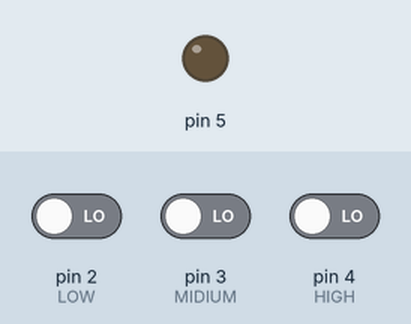
This sketch was run on a simulated Arduino Uno, built with avr-gcc and run on an emulated ATmega328P. Shown: output pins drawn as LEDs (lit = HIGH). Inputs (shaded band) come from the test bench; at power-on: pin 2 (LOW) LOW, pin 3 (MIDIUM) LOW, pin 4 (HIGH) LOW. What the sketch prints to the serial monitor is not drawn.

Above: at 1.2 s.
1.3 s: pin 2 (LOW) driven HIGH
At 2.3 s:
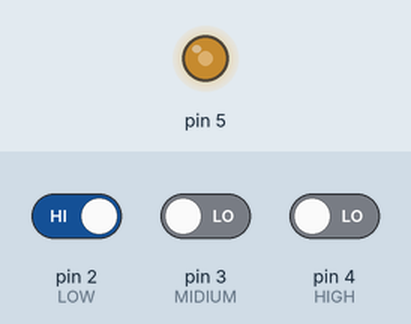
Timing chart, 0 to 4.3 s (numbered marks = the images above; inputs shaded):
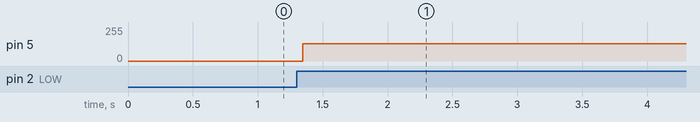

Measured:
- after the input at 1.3 s, pin 5: 0/255 → 128/255 after 0.05 s

The sketch:

2dcode.ino
```cpp
void setup() {
  pinMode(5,OUTPUT);
  pinMode(4,INPUT); //HIGH
  pinMode(3,INPUT);//MIDIUM
  pinMode(2,INPUT); //LOW
  Serial.begin(9600);
}


void loop() {

 int High = digitalRead(4);
 int Low = digitalRead(2);
 int Midium = digitalRead(3);

 if (High == HIGH)
    {

    TOOO:
   Serial.print(1);
   digitalWrite(5,HIGH);
   delay(1);
   digitalWrite(5,LOW);
   delay(1);
   goto TOOO;

   }

 if (Low == HIGH)
    {

    ckck:

    Serial.print(2);
   digitalWrite(5,HIGH);
   delay(2);
   digitalWrite(5,LOW);
   delay(2);
   goto ckck;

   }

if (Midium == HIGH)
    {

    jkjk:
    Serial.print(3);
   digitalWrite(5,HIGH);
   delay(4);
   digitalWrite(5,LOW);
   delay(4);
   goto jkjk;

   }


}
```
